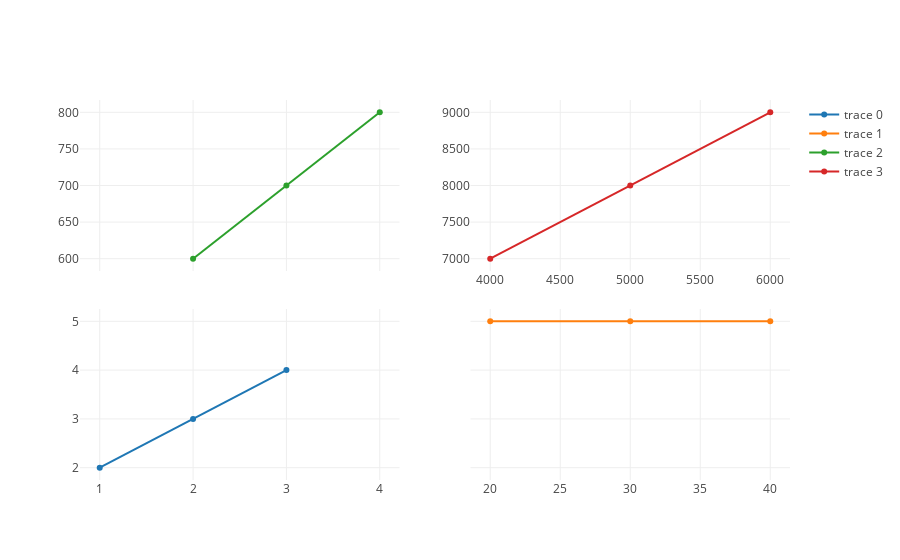

Notebook code cell kept with this figure:
### Code cell
trace1 = go.Scatter(
    x=[1, 2, 3],
    y=[2, 3, 4]
)
trace2 = go.Scatter(
    x=[20, 30, 40],
    y=[5, 5, 5],
    xaxis='x2',
    yaxis='y'
)
trace3 = go.Scatter(
    x=[2, 3, 4],
    y=[600, 700, 800],
    xaxis='x',
    yaxis='y3'
)
trace4 = go.Scatter(
    x=[4000, 5000, 6000],
    y=[7000, 8000, 9000],
    xaxis='x4',
    yaxis='y4'
)
data = [trace1, trace2, trace3, trace4]
layout = go.Layout(
    xaxis=dict(
        domain=[0, 0.45]
    ),
    yaxis=dict(
        domain=[0, 0.45]
    ),
    xaxis2=dict(
        domain=[0.55, 1]
    ),
    xaxis4=dict(
        domain=[0.55, 1],
        anchor='y4'
    ),
    yaxis3=dict(
        domain=[0.55, 1]
    ),
    yaxis4=dict(
        domain=[0.55, 1],
        anchor='x4'
    )
)
fig = go.Figure(data=data, layout=layout)
py.iplot(fig, filename='shared-axes-subplots')

### Figure 1 — Plotly figure (JSON) as saved in the notebook; plotly's stock layout.template omitted (floating-point values rounded to 4 significant figures)
{"data": [{"type": "scatter", "x": [1, 2, 3], "y": [2, 3, 4]}, {"type": "scatter", "x": [20, 30, 40], "xaxis": "x2", "y": [5, 5, 5], "yaxis": "y"}, {"type": "scatter", "x": [2, 3, 4], "xaxis": "x", "y": [600, 700, 800], "yaxis": "y3"}, {"type": "scatter", "x": [4000, 5000, 6000], "xaxis": "x4", "y": [7000, 8000, 9000], "yaxis": "y4"}], "layout": {"xaxis": {"domain": [0, 0.45]}, "xaxis2": {"domain": [0.55, 1]}, "xaxis4": {"anchor": "y4", "domain": [0.55, 1]}, "yaxis": {"domain": [0, 0.45]}, "yaxis3": {"domain": [0.55, 1]}, "yaxis4": {"anchor": "x4", "domain": [0.55, 1]}}}
